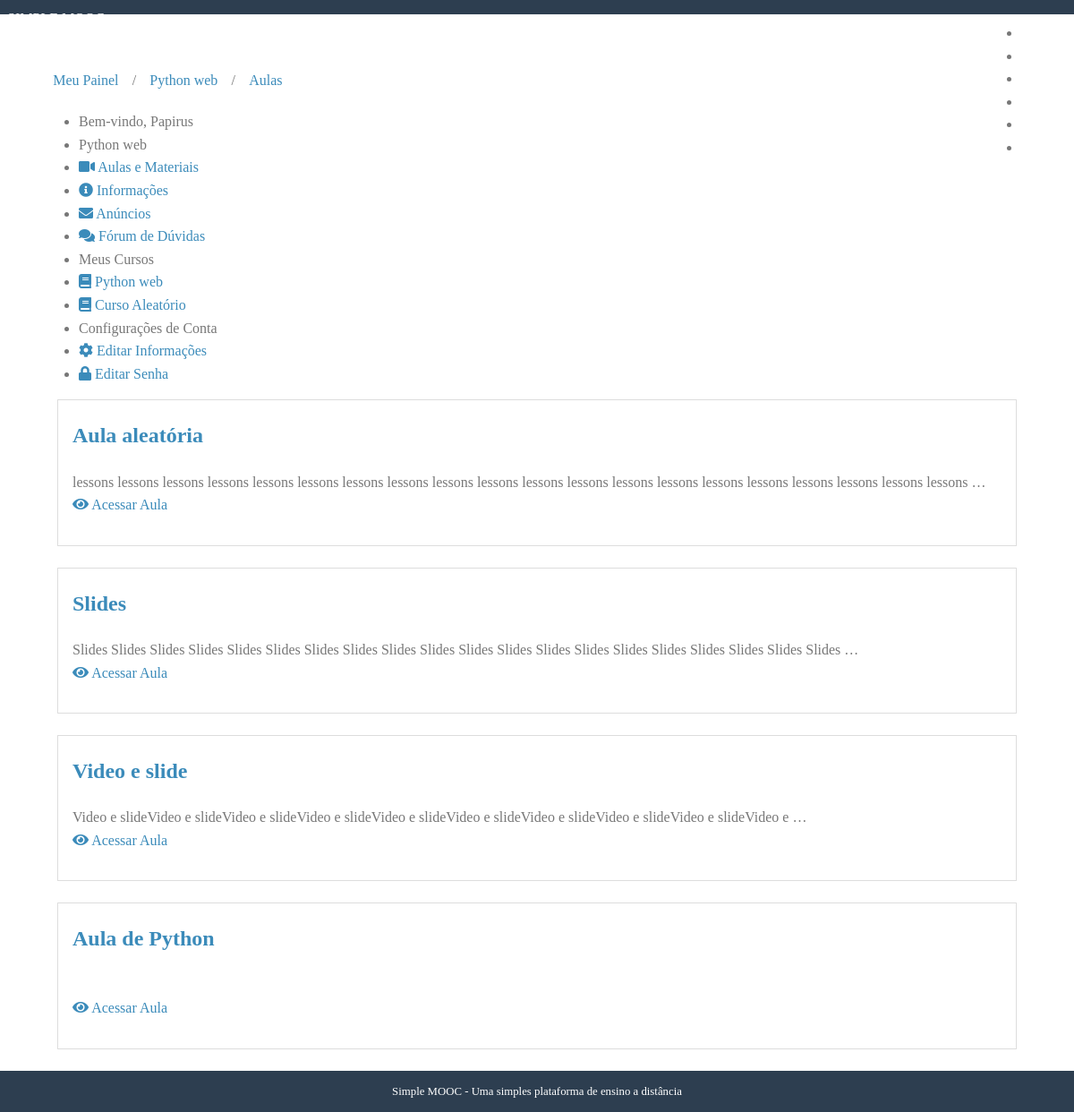
The page /cursos/python-web/aulas/ (signed in) on the database its author committed.
### courses/models.py (models this page shows, shortened)
class Course(models.Model):
    name = models.CharField('Nome', max_length=100)
    slug = models.SlugField('Atalho')
    description = models.TextField('Descrição', blank=True)
    about = models.TextField('Sobre o curso', blank = True)
    start_date = models.DateField(
        'Data de inicio', null=True, blank=True
    )
    image = models.ImageField(
        upload_to='courses/images', verbose_name='Imagem',
        null=True, blank=True
    )
    created_at = models.DateField(
        'Criado em', auto_now_add=True
    )
    updated_at = models.DateField(
        'Atualizado em', auto_now = True
    )
    objects = CourseManager()
    def __str__(self):
        return self.name
    def release_lessons(self):
        today = timezone.now().date()
        return self.lessons.filter(release_date__gte = today)
    class Meta:
        verbose_name = 'Curso'
        verbose_name_plural = 'Cursos'
        ordering = ['name']

class Enrollment(models.Model):
    STATUS_CHOICES = (
        (0, 'Pendente'),
        (1, 'Aprovado'),
        (2, 'Cancelado')
    )
    user = models.ForeignKey(
        settings.AUTH_USER_MODEL, verbose_name='Usuário',
        related_name='enrollments', on_delete=models.CASCADE,
    )
    course = models.ForeignKey(
        Course, verbose_name='Curso',
        related_name='enrollments', on_delete=models.CASCADE
    )
    status = models.IntegerField('Situação', choices=STATUS_CHOICES,
        default = 0,
        blank = True,
    )
    created_at = models.DateTimeField('Criado em', auto_now_add=True)
    updated_at = models.DateTimeField('Atualizado em', auto_now=True)
    class Meta:
        verbose_name = 'Inscrição'
        verbose_name_plural = 'Incrições'
        unique_together = (('user', 'course'),)

class Lesson(models.Model):
    name =models.CharField('Nome', max_length=100)
    description = models.TextField('Descrição', blank=True)
    number = models.IntegerField('Número(ordem)', blank=True, default=0)
    release_date = models.DateField('Data de Liberação', blank=True, null=True)
    created_at = models.DateTimeField('Criado em', auto_now_add=True)
    updated_at = models.DateTimeField('Atualizado em', auto_now=True)
    course = models.ForeignKey(Course, verbose_name='Curso', related_name='lessons', on_delete = models.CASCADE)
    def __str__(self):
        return self.name
    class Meta:
        verbose_name = 'Aula'
        verbose_name_plural = 'Aulas'
        ordering = ['number']

### accounts/models.py (models this page shows, shortened)
class User(AbstractUser, PermissionsMixin):
    username = models.CharField('Nome do usuário', max_length=30, unique = True,
    validators=[validators.RegexValidator(re.compile('^[\w.@+-]+$'),
            'O nome de usuário só pode conter letras, digitos ou os '
            'seguintes caracteres: @/./+/-/_', 'invalid')]
    )
    email = models.EmailField('E-mail', unique=True)
    name = models.CharField('Nome', max_length=100, blank=True)
    is_active = models.BooleanField('Está Ativo?', blank=True, default=True)
    is_staff = models.BooleanField('É da equipe', blank=True, default=False)
    is_superuser = models.BooleanField('É da equipe', blank=True, default=False)
    date_joined = models.DateTimeField('Data de Entrada', auto_now_add=True)
    objects = UserManager()
    USERNAME_FIELD = 'username'
    REQUIRED_FIELDS = ['email']
    def __str__(self):
        return self.name or self.username
    class Meta:
        verbose_name = 'Usuário'
        verbose_name_plural = 'Usuários'

### courses/decorators.py (the view, shortened to what this page needs)
    def _wrapper(request, *args, **kwargs):
        slug = kwargs['slug']
        course = get_object_or_404(Course, slug=slug)
        has_permission = request.user.is_staff
        if not has_permission:
            messages.error(request, message)
            return redirect('accounts:dashboard')
        request.course = course
        return view_func(request, *args, **kwargs)

### accounts/templatetags/courses_tags.py (called while the page is built)
@register.simple_tag
def load_my_courses(user):
    return Enrollment.objects.filter(user=user)

### courses/views.py (called while the page is built)
@login_required
@enrollment_required
def lessons(request, slug):
    course = request.course
    template = 'courses/lessons.html'
    lessons = course.release_lessons()
    if request.user.is_staff:
        lessons = course.lessons.all()
    context = {
        'course': course,
        'lessons': lessons,
    }
    return render(request, template, context)

### courses/templates/courses/lessons.html
{% extends "courses/course_dashboard.html" %}
{% block breadcrumb %}
    {{ block.super }}
    <li>/</li>
    <li>
        <a href="{% url 'courses:lessons' course.slug %}">Aulas</a>
    </li>
{% endblock breadcrumb %}
{% block dashboard_content %}
    {% for lesson in lessons %}
        <div class="well">
            <h2>
                <a href="{% url 'courses:lesson' course.slug lesson.pk %}">{{ lesson }}</a>
            </h2>
            <p>
                {{ lesson.description|truncatewords:'20' }}
                <br/>
                <a href="{% url 'courses:lesson' course.slug lesson.pk %}" title="">
                    <i class="fa fa-eye"></i>
                    Acessar Aula
                </a>
            </p>
        </div>
    {% empty %}
    <div class="well">
        <h2>
            Nenhuma aula disponível.
        </h2>
    </div>
    {% endfor %}
{% endblock dashboard_content %}

### courses/templates/courses/course_dashboard.html
{% extends "accounts/dashboard.html" %}
{% block breadcrumb %}
    {{ block.super }}
    <li>/</li>
    <li>
        <a href="{% url 'courses:announcements' course.slug %}">{{ course }}</a>
    </li>
{% endblock breadcrumb %}
{% block menu_options %}
    <li class="pure-menu-heading">
        {{ course }}
    </li>
    <li>
        <a href="{% url 'courses:lessons' course.slug %}">
            <i class="fa fa-video"></i>
            Aulas e Materiais
        </a>
    </li>
    <li>
        <a href="#">
            <i class="fa fa-info-circle"></i>
            Informações
        </a>
    </li>
    <li>
        <a href="{% url 'courses:announcements' course.slug %}">
            <i class="fa fa-envelope"></i>
            Anúncios
        </a>
    </li>
    <li>
        <a href="#">
            <i class="fa fa-comments"></i>
            Fórum de Dúvidas
        </a>
    </li>
    {{ block.super }}
{% endblock menu_options %}

### accounts/templates/accounts/dashboard.html (shortened to what this page needs)
{% extends 'base.html' %}
{% load courses_tags %}
{% block content %}
    {% load_my_courses user as enrollments %}
    <div class="pure-g-r content-ribbon">
        <div class="pure-u-1">
            <ul class="breadcrumb">
                {% block breadcrumb %}
                    <li>
                        <a href="{% url 'accounts:dashboard' %}">Meu Painel</a></li>
                {% endblock breadcrumb %}
            </ul>
        </div>
        <div class=" pure-u-1-3"="pure-u-1-3"">
                            <div class="pure-menu pure-menu-open">
                                <ul>
                                    <li class="pure-menu-heading">
                                        Bem-vindo,
                                        {{ user }}
                                    </li>
                                    {% block menu_options %}
                                        <li class="pure-menu-heading">Meus Cursos</a>
                                        {% for enrollment in enrollments %}
                                            <li>
                                                <a href="{% url 'courses:announcements' enrollment.course.slug %}">
                                                    <i class="fas fa-book"></i>
                                                    {{ enrollment.course }}
                                                </a>
                                            </li>
                                            {% empty %}
                                            <li>Nenhum curso encontrado</li>
                                        {% endfor %}
                                        <li class="pure-menu-heading">Configurações de Conta</li>
                                        <li>
                                            <a href="{% url 'accounts:edit' %}">
                                                <i class="fas fa-cog"></i>
                                                Editar Informações
                                            </a>
                                        </li>
                                        <li>
                                            <a href="{% url 'accounts:edit_password' %}">
                                                <i class="fas fa-lock"></i>
                                                Editar Senha
                                            </a>
                                        </li>
                                    {% endblock menu_options %}
                                </ul>
                            </div>
                        </div>
                        <div class="pure-u-2-3">
                            <div class="inner">
                                {% block dashboard_content %}{% endblock dashboard_content %}
                            </div>
                        </div>
                    </div>
                {% endblock content %}

### core/static/css/styles.css (style rules this page uses)
* { -webkit-box-sizing: border-box; -moz-box-sizing: border-box; box-sizing: border-box; }
body { margin: 0 auto; line-height: 1.7em; }
a { color: #3b8bba; }
.content .content-ribbon { margin: 1.5em 3em; }
.inner { padding: 0em 1em; }
.inner p { margin-top: 0; }
ul.breadcrumb { padding: 0; }
ul.breadcrumb li { display: inline-block; }
ul.breadcrumb li a { display: inline-block; padding: 0.3em 0.7em; }
body { min-width: 320px; color: #777; line-height: 1.6; }
h1, h2, h3, h4, h5, h6 { font-weight: bold; color: rgb(75, 75, 75); }
a { color: #3b8bba; text-decoration: none; }
.well { border: 1px solid #ddd; padding: 0em 1em 1em 1em; margin-bottom: 1.5em; }

### rows shown on the page
Course: name "Python web"
User: name "Papirus"
Enrollment: course "Python web"
Enrollment: course "Curso Aleatório"
Lesson: name "Aula aleatória", description "lessons lessons lessons lessons lessons lessons lessons lessons lessons lessons lessons lessons lessons lessons lessons lessons lessons lessons lessons lessons …"
Lesson: name "Slides", description "Slides Slides Slides Slides Slides Slides Slides Slides Slides Slides Slides Slides Slides Slides Slides Slides Slides Slides Slides Slides …"
Lesson: name "Video e slide", description "Video e slideVideo e slideVideo e slideVideo e slideVideo e slideVideo e slideVideo e slideVideo e slideVideo e slideVideo e …"
Lesson: name "Aula de Python"
